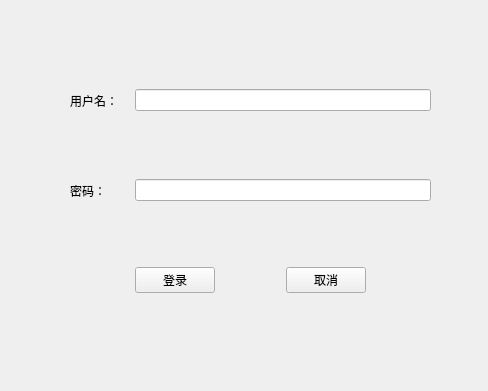
<?xml version="1.0" encoding="UTF-8"?>
<ui version="4.0">
 <class>loginDB</class>
 <widget class="QWidget" name="loginDB">
  <property name="geometry">
   <rect>
    <x>0</x>
    <y>0</y>
    <width>488</width>
    <height>391</height>
   </rect>
  </property>
  <property name="windowTitle">
   <string>Form</string>
  </property>
  <widget class="QWidget" name="">
   <property name="geometry">
    <rect>
     <x>70</x>
     <y>250</y>
     <width>361</width>
     <height>61</height>
    </rect>
   </property>
   <layout class="QHBoxLayout" name="horizontalLayout">
    <item>
     <spacer name="horizontalSpacer">
      <property name="orientation">
       <enum>Qt::Horizontal</enum>
      </property>
      <property name="sizeHint" stdset="0">
       <size>
        <width>40</width>
        <height>20</height>
       </size>
      </property>
     </spacer>
    </item>
    <item>
     <widget class="QPushButton" name="button_login">
      <property name="text">
       <string>登录</string>
      </property>
     </widget>
    </item>
    <item>
     <spacer name="horizontalSpacer_2">
      <property name="orientation">
       <enum>Qt::Horizontal</enum>
      </property>
      <property name="sizeHint" stdset="0">
       <size>
        <width>40</width>
        <height>20</height>
       </size>
      </property>
     </spacer>
    </item>
    <item>
     <widget class="QPushButton" name="button_cancel">
      <property name="text">
       <string>取消</string>
      </property>
     </widget>
    </item>
    <item>
     <spacer name="horizontalSpacer_3">
      <property name="orientation">
       <enum>Qt::Horizontal</enum>
      </property>
      <property name="sizeHint" stdset="0">
       <size>
        <width>40</width>
        <height>20</height>
       </size>
      </property>
     </spacer>
    </item>
   </layout>
  </widget>
  <widget class="QWidget" name="">
   <property name="geometry">
    <rect>
     <x>70</x>
     <y>160</y>
     <width>361</width>
     <height>61</height>
    </rect>
   </property>
   <layout class="QHBoxLayout" name="horizontalLayout_2">
    <item>
     <widget class="QLabel" name="label_passWord">
      <property name="sizePolicy">
       <sizepolicy hsizetype="Preferred" vsizetype="Preferred">
        <horstretch>20</horstretch>
        <verstretch>0</verstretch>
       </sizepolicy>
      </property>
      <property name="text">
       <string>密码：</string>
      </property>
     </widget>
    </item>
    <item>
     <widget class="QLineEdit" name="lineEdit_passWord">
      <property name="sizePolicy">
       <sizepolicy hsizetype="Preferred" vsizetype="Fixed">
        <horstretch>100</horstretch>
        <verstretch>0</verstretch>
       </sizepolicy>
      </property>
     </widget>
    </item>
   </layout>
  </widget>
  <widget class="QWidget" name="">
   <property name="geometry">
    <rect>
     <x>70</x>
     <y>70</y>
     <width>361</width>
     <height>61</height>
    </rect>
   </property>
   <layout class="QHBoxLayout" name="horizontalLayout_3">
    <item>
     <widget class="QLabel" name="label_userName">
      <property name="sizePolicy">
       <sizepolicy hsizetype="Preferred" vsizetype="Preferred">
        <horstretch>20</horstretch>
        <verstretch>0</verstretch>
       </sizepolicy>
      </property>
      <property name="text">
       <string>用户名：</string>
      </property>
     </widget>
    </item>
    <item>
     <widget class="QLineEdit" name="lineEdit_userName">
      <property name="sizePolicy">
       <sizepolicy hsizetype="Preferred" vsizetype="Fixed">
        <horstretch>100</horstretch>
        <verstretch>0</verstretch>
       </sizepolicy>
      </property>
     </widget>
    </item>
   </layout>
  </widget>
 </widget>
 <resources/>
 <connections/>
</ui>
